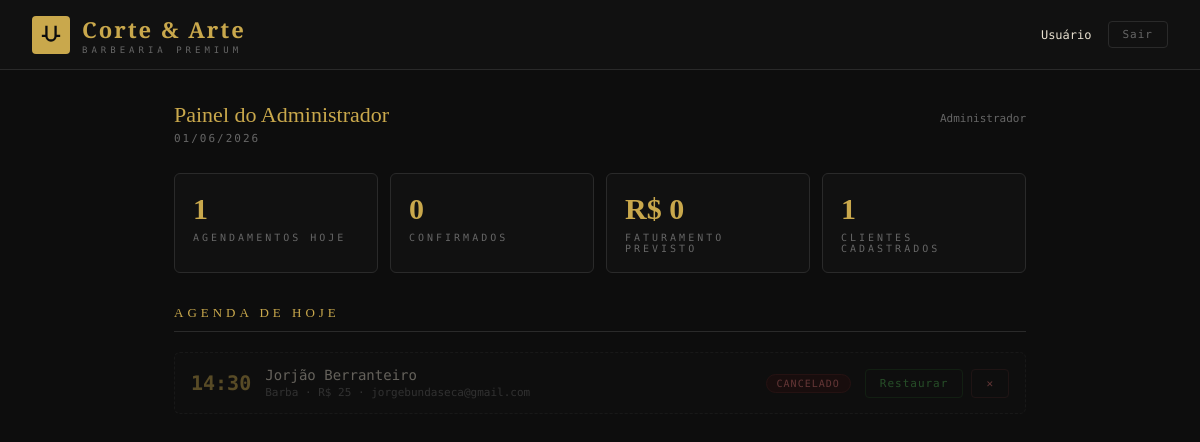
The app's page /admin (signed in) with its own data.
### app.py (models this page shows, shortened)
class Usuario(db.Model):
    id          = db.Column(db.Integer, primary_key=True)
    nome        = db.Column(db.String(120), nullable=False)
    email       = db.Column(db.String(120), unique=True, nullable=False)
    senha_hash  = db.Column(db.String(255))          # None se entrou pelo Google
    google_id   = db.Column(db.String(120))
    foto        = db.Column(db.String(255))
    papel       = db.Column(db.String(20), default="cliente")   # "cliente" ou "admin"
    criado_em   = db.Column(db.DateTime, default=datetime.utcnow)
    agendamentos = db.relationship("Agendamento", backref="cliente", lazy=True)

class Agendamento(db.Model):
    id          = db.Column(db.Integer, primary_key=True)
    usuario_id  = db.Column(db.Integer, db.ForeignKey("usuario.id"), nullable=False)
    servico     = db.Column(db.String(80), nullable=False)
    preco       = db.Column(db.Float, nullable=False)
    data        = db.Column(db.Date, nullable=False)
    horario     = db.Column(db.String(10), nullable=False)
    status      = db.Column(db.String(20), default="confirmado")  # confirmado / cancelado
    criado_em   = db.Column(db.DateTime, default=datetime.utcnow)

### app.py (the view)
@app.route("/admin")
@admin_obrigatorio
def dashboard_admin():
    u         = db.session.get(Usuario, session["usuario_id"])
    data_hoje = date.today()
    todos     = Agendamento.query.filter_by(data=data_hoje).order_by(Agendamento.horario).all()
    confirmados = [a for a in todos if a.status == "confirmado"]
    faturamento = sum(a.preco for a in confirmados)
    clientes_total = Usuario.query.filter_by(papel="cliente").count()
    return render_template(
        "admin.html",
        usuario=u,
        agendamentos=todos,
        confirmados=len(confirmados),
        faturamento=faturamento,
        clientes_total=clientes_total,
        hoje=data_hoje.strftime("%d/%m/%Y"),
    )

### app.py (called while the page is built)
def admin_obrigatorio(f):
    @wraps(f)
    def decorated(*args, **kwargs):
        if "usuario_id" not in session:
            return redirect(url_for("login"))
        u = db.session.get(Usuario, session["usuario_id"])
        if not u or u.papel != "admin":
            return redirect(url_for("dashboard_cliente"))
        return f(*args, **kwargs)
    return decorated

### templates/admin.html (shortened to what this page needs)
{% extends "base.html" %}
{% block content %}
<div class="container">
  <div style="display:flex; align-items:baseline; justify-content:space-between; margin-bottom:28px;">
    <div>
      <div style="font-family:'Playfair Display',serif; font-size:22px; color:var(--gold)">Painel do Administrador</div>
      <div style="font-size:11px; color:var(--muted); letter-spacing:2px; margin-top:4px;">{{ hoje }}</div>
    </div>
    <span style="font-size:11px; color:var(--muted);">{{ usuario.nome }}</span>
  </div>
  <div class="stats-row">
    <div class="stat">
      <div class="stat-num" id="s-total">{{ agendamentos|length }}</div>
      <div class="stat-lbl">Agendamentos hoje</div>
    </div>
    <div class="stat">
      <div class="stat-num" id="s-conf">{{ confirmados }}</div>
      <div class="stat-lbl">Confirmados</div>
    </div>
    <div class="stat">
      <div class="stat-num">R$ <span id="s-fat">{{ faturamento|int }}</span></div>
      <div class="stat-lbl">Faturamento previsto</div>
    </div>
    <div class="stat">
      <div class="stat-num">{{ clientes_total }}</div>
      <div class="stat-lbl">Clientes cadastrados</div>
    </div>
  </div>
  <div class="section-title">Agenda de hoje</div>
  {% if agendamentos %}
    {% for ag in agendamentos %}
    <div class="agenda-item {{ ag.status }}" id="item-{{ ag.id }}" data-preco="{{ ag.preco|int }}">
      <div class="agenda-hora">{{ ag.horario }}</div>
      <div class="agenda-info">
        <div class="agenda-nome">{{ ag.cliente.nome }}</div>
        <div class="agenda-det">{{ ag.servico }} · R$ {{ ag.preco|int }} · {{ ag.cliente.email }}</div>
      </div>
      <span class="badge {{ 'badge-green' if ag.status == 'confirmado' else 'badge-red' }}" id="badge-{{ ag.id }}">{{ ag.status }}</span>
      <div class="action-btns">
        <button id="btn-{{ ag.id }}"
          class="{{ 'btn-danger' if ag.status == 'confirmado' else 'btn-success' }}"
          onclick="toggleAgendamento({{ ag.id }}, '{{ ag.status }}')">
          {{ 'Cancelar' if ag.status == 'confirmado' else 'Restaurar' }}
        </button>
        <button class="btn-danger" onclick="excluirAgendamento({{ ag.id }})">✕</button>
      </div>
    </div>
    {% endfor %}
  {% else %}
    <p style="font-size:13px; color:var(--muted);">Nenhum agendamento para hoje.</p>
  {% endif %}
</div>
{% endblock %}

### templates/base.html (shortened to what this page needs)
<!DOCTYPE html>
<html lang="pt-BR">
<head>
</head>
<body>
{% if session.usuario_id %}
<div class="topbar">
  <div class="logo">
    <div class="logo-icon">
      <svg width="22" height="22" viewBox="0 0 24 24" fill="none" stroke="#0d0d0d" stroke-width="2.5"><path d="M7 2v11m0 0c0 2.761 2.239 5 5 5s5-2.239 5-5V2M7 13H2m20 0h-5"/></svg>
    </div>
    <div>
      <div class="logo-text">Corte & Arte</div>
      <div class="logo-sub">Barbearia Premium</div>
    </div>
  </div>
  <div class="topbar-right">
    <span class="user-nome">{{ session.get('nome', 'Usuário') }}</span>
    <a href="/logout"><button class="btn-logout">Sair</button></a>
  </div>
</div>
{% endif %}
{% block content %}{% endblock %}
</body>
</html>

### templates/base.html (style rules this page uses)
*, *::before, *::after { box-sizing: border-box; margin: 0; padding: 0; }
:root { --gold: #c9a84c; --gold-light: #e0bc5e; --bg: #0d0d0d; --bg2: #111111; --bg3: #171717; --border: #2a2a2a; --text: #e8e0d0; --muted: #666; --danger: #e57373; --success: #4caf50; }
body { background: var(--bg); color: var(--text); font-family: 'DM Mono', monospace; min-height: 100vh; }
a { color: var(--gold); text-decoration: none; }
.topbar { background: var(--bg2); border-bottom: 1px solid var(--border); padding: 14px 32px; display: flex; align-items: center; justify-content: space-between; }
.logo { display: flex; align-items: center; gap: 12px; }
.logo-icon { width: 38px; height: 38px; background: var(--gold); border-radius: 4px; display: flex; align-items: center; justify-content: center; }
.logo-text { font-family: 'Cormorant Garamond', serif; font-size: 22px; font-weight: 700; color: var(--gold); letter-spacing: 2px; }
.logo-sub { font-size: 9px; color: var(--muted); letter-spacing: 4px; text-transform: uppercase; margin-top: 1px; }
.topbar-right { display: flex; align-items: center; gap: 16px; font-size: 12px; color: var(--muted); }
.topbar-right .user-nome { color: var(--text); }
.btn-logout { background: transparent; border: 1px solid var(--border); color: var(--muted); padding: 6px 14px; font-family: 'DM Mono', monospace; font-size: 11px; letter-spacing: 1px; cursor: pointer; border-radius: 4px; }
.container { max-width: 900px; margin: 0 auto; padding: 32px 24px; }
.section-title { font-family: 'Cormorant Garamond', serif; font-size: 13px; letter-spacing: 4px; text-transform: uppercase; color: var(--gold); margin-bottom: 20px; padding-bottom: 10px; border-bottom: 1px solid var(--border); }
.btn-danger { background: transparent; border: 1px solid #3a2020; color: var(--danger); padding: 7px 14px; font-family: 'DM Mono', monospace; font-size: 11px; letter-spacing: 1px; cursor: pointer; border-radius: 4px; }
.btn-success { background: transparent; border: 1px solid #1a3a1a; color: var(--success); padding: 7px 14px; font-family: 'DM Mono', monospace; font-size: 11px; letter-spacing: 1px; cursor: pointer; border-radius: 4px; }
.badge { font-size: 10px; padding: 3px 10px; border-radius: 20px; letter-spacing: 1px; text-transform: uppercase; }
.badge-red { background: #2a0f0f; color: var(--danger); border: 1px solid #4a1a1a; }

### templates/admin.html (style rules this page uses)
.stats-row { display: grid; grid-template-columns: repeat(4, 1fr); gap: 12px; margin-bottom: 32px; }
.stat { background: var(--bg2); border: 1px solid var(--border); padding: 18px; border-radius: 6px; }
.stat-num { font-size: 30px; color: var(--gold); font-weight: 700; font-family: 'Playfair Display', serif; }
.stat-lbl { font-size: 10px; color: var(--muted); letter-spacing: 3px; text-transform: uppercase; margin-top: 6px; }
.agenda-item { background: var(--bg2); border: 1px solid var(--border); padding: 14px 16px; border-radius: 6px; display: flex; align-items: center; gap: 14px; margin-bottom: 8px; transition: opacity 0.3s; }
.agenda-item.cancelado { opacity: 0.4; border-style: dashed; }
.agenda-hora { font-size: 20px; color: var(--gold); font-weight: 700; min-width: 60px; }
.agenda-info { flex: 1; }
.agenda-nome { font-size: 14px; color: var(--text); }
.agenda-det { font-size: 11px; color: var(--muted); margin-top: 3px; }
.action-btns { display: flex; gap: 8px; }

### records on screen
Usuario: nome "Administrador"
Agendamento: horario "14:30", cliente.nome "Jorjão Berranteiro", servico "Barba", preco "25", cliente.email "jorgebundaseca@gmail.com", status "CANCELADO", status "Restaurar"

### other values on screen
{{ session.get('nome', 'Usuário') }} "Usuário"
{{ agendamentos|length }} "1"
{{ confirmados }} "0"
{{ faturamento|int }} "0"
{{ clientes_total }} "1"
